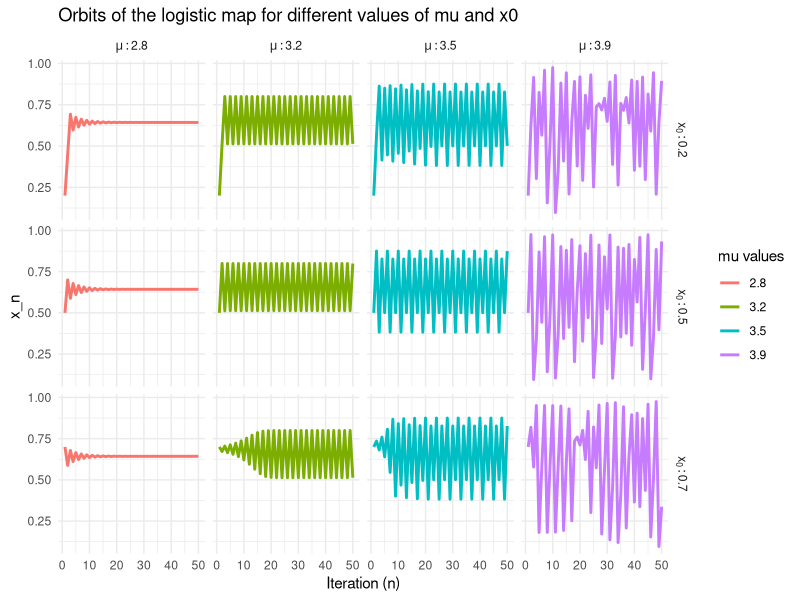
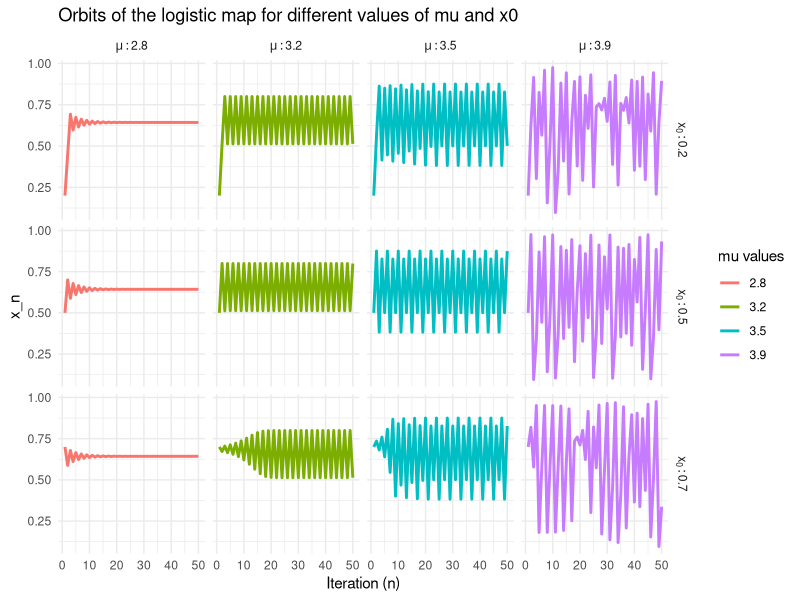

Reproduce these figures in R, in order.

# Load necessary library
library(ggplot2)

# Logistic map function
logistic_map <- function(mu, x0, n) {
  x_values <- numeric(n)
  x_values[1] <- x0
  for (i in 2:n) {
    x_values[i] <- mu * x_values[i-1] * (1 - x_values[i-1])
  }
  return(data.frame(n = 1:n, x = x_values, mu = mu, x0 = x0))
}

# Parameters
n <- 50  # Number of iterations
x0_values <- c(0.2, 0.5, 0.7)  # Different initial conditions
mu_values <- c(2.8, 3.2, 3.5, 3.9)  # Different growth rates

# Generate orbits for different values of r and x0
orbit_data <- data.frame()
for (mu in mu_values) {
  for (x0 in x0_values) {
    orbit_data <- rbind(orbit_data, logistic_map(mu, x0, n))
  }
}

# Plot orbits

orbit_data$x0_label <- (paste0("x[0]:", orbit_data$x0)) # Create facet_grid labels
orbit_data$mu_label <- (paste0("mu:", orbit_data$mu))

ggplot(orbit_data, aes(x = n, y = x, color = factor(mu))) +
  geom_line(size = 1) +
  facet_grid(x0_label~mu_label, scales = "free_y", labeller = "label_parsed") +
  xlab("Iteration (n)") +
  ylab("x_n") +
  ggtitle("Orbits of the logistic map for different values of mu and x0") +
  scale_color_discrete(name = "mu values") +
  theme_minimal()


png("Figures_videos/Assignment_sheet_1/orbits_logistic_map.png",
    width = 500*6, # The width of the plot in inches
    height = 520*4, res=300)

ggplot(orbit_data, aes(x = n, y = x, color = factor(mu))) +
  geom_line(size = 1) +
  facet_grid(x0_label~mu_label, scales = "free_y", labeller = "label_parsed") +
  xlab("Iteration (n)") +
  ylab("x_n") +
  ggtitle("Orbits of the logistic map for different values of mu and x0") +
  scale_color_discrete(name = "mu values") +
  theme_minimal()

dev.off()
